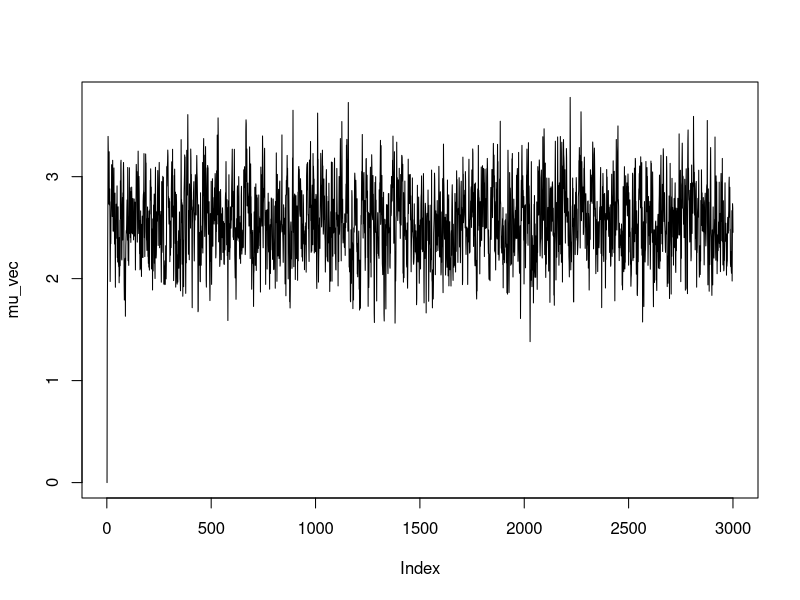

Here is the R script that generated this plot:
## ---- chunk 1
get_cov = function(h2, n_sib = 0) {
  cov <- matrix(h2/2, 4 + n_sib, 4 + n_sib)
  diag(cov) <- 1
  cov[3,4] <- cov[4,3] <- 0
  cov[1:2, 1] <- cov[1, 1:2] <- h2
  cov
}
## ---- chunk 2
calc_distribution = function(sigma){
  out = list()
  for (i in 1:nrow(sigma)){
    sigma_bar = sigma[i,i] - sigma[i , -i] %*% solve(sigma[-i , -i]) %*% sigma[-i , i]
    mu_mult_bar = sigma[i , -i] %*% solve(sigma[ -i, -i])
    out[[i]] = list('sigma'=sigma_bar, 'mu_mult'=mu_mult_bar)
    }
  return(out)
  }
## ---- chunk 3
# Vores gibb sampler

set.seed(42)

covmat = get_cov(0.5)

N = 3000
M = 1e5

k = nrow(covmat)

const_list = calc_distribution(covmat)

liabil = c(0,0,0,0) # i formen c(l_g, l, l_p1, l_p2)
mu_vec = rep(0, N)

for (i in 1:N) {
  for (j in 1:k) {
    
    # Udregner parametre
    sigma = const_list[[j]][[1]]
    mu_mult = const_list[[j]][[2]]
    mu = mu_mult %*% liabil[-j] # Udelukker den liability vi er kommet til
    
    
    # Hvis liability er l_g variere den frit
    if (j == 1){
      liabil[j] = rnorm(1, mu, sqrt(sigma))
      mu_vec[i] = mu
    }
    else{
      # Ellers benytter vi truncation
      q = runif(1, 0.95, 1)
      liabil[j] = qnorm(q, mu, sqrt(sigma))
    }
    

  }
}
## ---- chunk 4
plot(mu_vec, type='l')
## ---- chunk 5
const_list
